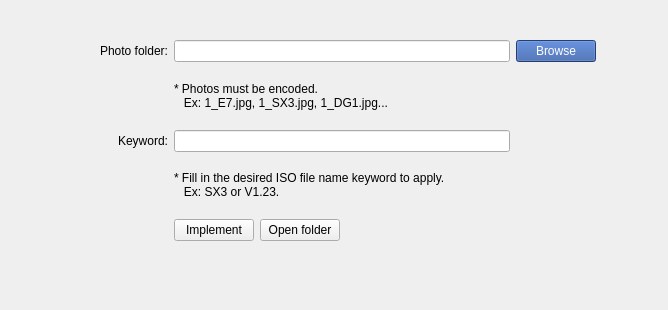
<?xml version="1.0" encoding="UTF-8"?>
<ui version="4.0">
 <class>Form</class>
 <widget class="QWidget" name="Form">
  <property name="geometry">
   <rect>
    <x>0</x>
    <y>0</y>
    <width>668</width>
    <height>310</height>
   </rect>
  </property>
  <property name="windowTitle">
   <string>Form</string>
  </property>
  <widget class="QWidget" name="">
   <property name="geometry">
    <rect>
     <x>100</x>
     <y>40</y>
     <width>496</width>
     <height>201</height>
    </rect>
   </property>
   <layout class="QGridLayout" name="gridLayout">
    <item row="0" column="0">
     <widget class="QLabel" name="label_photoFolder">
      <property name="text">
       <string>Photo folder:</string>
      </property>
      <property name="alignment">
       <set>Qt::AlignRight|Qt::AlignTrailing|Qt::AlignVCenter</set>
      </property>
     </widget>
    </item>
    <item row="0" column="1">
     <widget class="QLineEdit" name="lineEdit_photoFolderPath"/>
    </item>
    <item row="0" column="2">
     <widget class="QPushButton" name="btn_browse">
      <property name="styleSheet">
       <string notr="true">background: rgb(48, 87, 164);
color: white</string>
      </property>
      <property name="text">
       <string>Browse</string>
      </property>
     </widget>
    </item>
    <item row="1" column="1">
     <widget class="QLabel" name="label_photoFolderHint">
      <property name="text">
       <string>&lt;html&gt;&lt;head/&gt;&lt;body&gt;&lt;p&gt;* Photos must be encoded.&lt;br/&gt;&amp;nbsp;&amp;nbsp;&amp;nbsp;Ex: 1_E7.jpg, 1_SX3.jpg, 1_DG1.jpg...&lt;/p&gt;&lt;/body&gt;&lt;/html&gt;</string>
      </property>
     </widget>
    </item>
    <item row="2" column="0">
     <widget class="QLabel" name="label_keyword">
      <property name="text">
       <string>Keyword:</string>
      </property>
      <property name="alignment">
       <set>Qt::AlignRight|Qt::AlignTrailing|Qt::AlignVCenter</set>
      </property>
     </widget>
    </item>
    <item row="2" column="1">
     <widget class="QLineEdit" name="lineEdit_keyword"/>
    </item>
    <item row="3" column="1">
     <widget class="QLabel" name="label_keywordHint">
      <property name="text">
       <string>&lt;html&gt;&lt;head/&gt;&lt;body&gt;&lt;p&gt;* Fill in the desired ISO file name keyword to apply.&lt;br/&gt;&amp;nbsp;&amp;nbsp;&amp;nbsp;Ex: SX3 or V1.23.&lt;/p&gt;&lt;/body&gt;&lt;/html&gt;</string>
      </property>
     </widget>
    </item>
    <item row="4" column="1">
     <layout class="QHBoxLayout" name="horizontalLayout">
      <item>
       <widget class="QPushButton" name="btn_implement">
        <property name="text">
         <string>Implement</string>
        </property>
       </widget>
      </item>
      <item>
       <widget class="QPushButton" name="btn_openFolder">
        <property name="text">
         <string>Open folder</string>
        </property>
       </widget>
      </item>
      <item>
       <spacer name="horizontalSpacer">
        <property name="orientation">
         <enum>Qt::Horizontal</enum>
        </property>
        <property name="sizeHint" stdset="0">
         <size>
          <width>40</width>
          <height>20</height>
         </size>
        </property>
       </spacer>
      </item>
     </layout>
    </item>
   </layout>
  </widget>
 </widget>
 <resources/>
 <connections/>
</ui>
